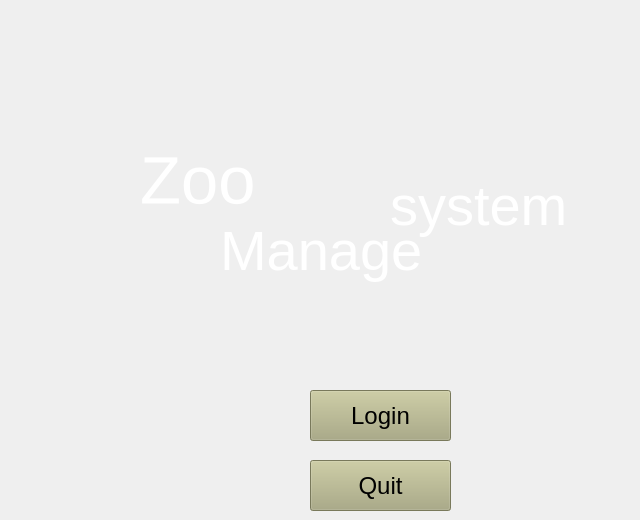
    <widget class="QWidget" name="init_page">
     <property name="styleSheet">
      <string notr="true">#init_page{background-image: url(:/photoFiles/1.png);}</string>
     </property>
     <widget class="QLabel" name="init_text_label1">
      <property name="geometry">
       <rect>
        <x>140</x>
        <y>140</y>
        <width>231</width>
        <height>81</height>
       </rect>
      </property>
      <property name="palette">
       <palette>
        <active>
         <colorrole role="WindowText">
          <brush brushstyle="SolidPattern">
           <color alpha="255">
            <red>255</red>
            <green>255</green>
            <blue>255</blue>
           </color>
          </brush>
         </colorrole>
        </active>
        <inactive>
         <colorrole role="WindowText">
          <brush brushstyle="SolidPattern">
           <color alpha="255">
            <red>255</red>
            <green>255</green>
            <blue>255</blue>
           </color>
          </brush>
         </colorrole>
        </inactive>
        <disabled>
         <colorrole role="WindowText">
          <brush brushstyle="SolidPattern">
           <color alpha="255">
            <red>120</red>
            <green>120</green>
            <blue>120</blue>
           </color>
          </brush>
         </colorrole>
        </disabled>
       </palette>
      </property>
      <property name="font">
       <font>
        <pointsize>50</pointsize>
       </font>
      </property>
      <property name="styleSheet">
       <string notr="true"/>
      </property>
      <property name="text">
       <string>Zoo</string>
      </property>
     </widget>
     <widget class="QLabel" name="init_text_label2">
      <property name="geometry">
       <rect>
        <x>220</x>
        <y>200</y>
        <width>281</width>
        <height>101</height>
       </rect>
      </property>
      <property name="palette">
       <palette>
        <active>
         <colorrole role="WindowText">
          <brush brushstyle="SolidPattern">
           <color alpha="255">
            <red>255</red>
            <green>255</green>
            <blue>255</blue>
           </color>
          </brush>
         </colorrole>
        </active>
        <inactive>
         <colorrole role="WindowText">
          <brush brushstyle="SolidPattern">
           <color alpha="255">
            <red>255</red>
            <green>255</green>
            <blue>255</blue>
           </color>
          </brush>
         </colorrole>
        </inactive>
        <disabled>
         <colorrole role="WindowText">
          <brush brushstyle="SolidPattern">
           <color alpha="255">
            <red>120</red>
            <green>120</green>
            <blue>120</blue>
           </color>
          </brush>
         </colorrole>
        </disabled>
       </palette>
      </property>
      <property name="font">
       <font>
        <pointsize>42</pointsize>
       </font>
      </property>
      <property name="text">
       <string>Manage</string>
      </property>
     </widget>
     <widget class="QLabel" name="init_text_label3">
      <property name="geometry">
       <rect>
        <x>390</x>
        <y>150</y>
        <width>241</width>
        <height>111</height>
       </rect>
      </property>
      <property name="palette">
       <palette>
        <active>
         <colorrole role="WindowText">
          <brush brushstyle="SolidPattern">
           <color alpha="255">
            <red>255</red>
            <green>255</green>
            <blue>255</blue>
           </color>
          </brush>
         </colorrole>
        </active>
        <inactive>
         <colorrole role="WindowText">
          <brush brushstyle="SolidPattern">
           <color alpha="255">
            <red>255</red>
            <green>255</green>
            <blue>255</blue>
           </color>
          </brush>
         </colorrole>
        </inactive>
        <disabled>
         <colorrole role="WindowText">
          <brush brushstyle="SolidPattern">
           <color alpha="255">
            <red>120</red>
            <green>120</green>
            <blue>120</blue>
           </color>
          </brush>
         </colorrole>
        </disabled>
       </palette>
      </property>
      <property name="font">
       <font>
        <pointsize>42</pointsize>
       </font>
      </property>
      <property name="text">
       <string>system</string>
      </property>
     </widget>
     <widget class="QPushButton" name="init_login_pushBotton">
      <property name="geometry">
       <rect>
        <x>310</x>
        <y>390</y>
        <width>141</width>
        <height>51</height>
       </rect>
      </property>
      <property name="font">
       <font>
        <pointsize>18</pointsize>
       </font>
      </property>
      <property name="styleSheet">
       <string notr="true">#init_login_pushBotton{background-color: rgb(170, 170, 127);}</string>
      </property>
      <property name="text">
       <string>Login</string>
      </property>
     </widget>
     <widget class="QPushButton" name="init_quit_pushButton">
      <property name="geometry">
       <rect>
        <x>310</x>
        <y>460</y>
        <width>141</width>
        <height>51</height>
       </rect>
      </property>
      <property name="font">
       <font>
        <pointsize>18</pointsize>
       </font>
      </property>
      <property name="styleSheet">
       <string notr="true">#init_quit_pushButton{background-color: rgb(170, 170, 127);}</string>
      </property>
      <property name="text">
       <string>Quit</string>
      </property>
     </widget>
    </widget>
